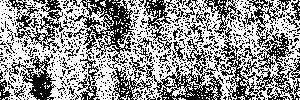
%> input picture Models/data_sim_initial_condition/Control_pre_treatment_Ventral_2.jpg, 300 x 100 px; its folder holds 4 pictures in this run
$ octave main_run_sim_neutral_model.m   (GNU Octave 9; MATLAB toolbox functions it lacks are replaced by stand-ins)
%> lines starting %> are read from the running program, lines starting %| are printed output that depends on the picture
%> further down, im is the input picture: size 100x300x3 uint8; min 0, max 255, mean 147.1
%> `im = double(im2bw(im))+1;`: im: size 100x300 double; values 1 (black) and 2 (white), 57.8% white; black in thin lines or dots
### Models/neutral_model/sim_neutral_model.m
% simulation of neutral model
% compile with codegen for better performance
function [time,sim_grid_t,inds_label,inds_unlabel] = sim_neutral_model(t_max,Nrows,Ncols,rate_division,rate_division_label,p,factor,sim_grid) %#codegen pragma
%> called with t_max = 17, Nrows = 100, Ncols = 300, rate_division = 0.05, rate_division_label = 0.05, p = 0.25, factor = 1
N = ceil(t_max/factor)+1;
time = zeros(N,1);

inds_label = cell(N,1);
inds_unlabel = cell(N,1);
for i = 1:N % ensures arrays are full (for codegen)
    inds_label{i,1} = 0;
    inds_unlabel{i,1} = 0;
end
sim_grid_t = zeros(Nrows,Ncols,N+1);
% cell types are encoded as
% sim_grid = ones(Nrows,Ncols); % unlabelled are 1; labelled > 1
Ntotal = Nrows*Ncols;
active_inds = (1:Ntotal)';
Nactive = Ntotal;

label_inds = find(sim_grid);
%> label_inds = 30000 values from 1 to 30000
Nlabel = numel(label_inds);
%> Nlabel = 30000

Nunlabeled = Nactive - Nlabel;
%> Nunlabeled = 0

unlabeled_inds = setdiff(active_inds,label_inds);
%> unlabeled_inds = []
t = 0;
n = 0;
avg_area = 0;
while t<=t_max
    % write propensity functions for labelled and unlabelled cells
    w0 = Nlabel*rate_division_label;
    w1 = Nunlabeled*rate_division;
    w = w0+w1;
    r=rand();
    if w > 0
        if r<=w0/w
            [sim_grid,Nlabel,label_inds,Nunlabeled,unlabeled_inds] = move_rand(sim_grid,Nrows,Ncols,Nlabel,label_inds,Nunlabeled,unlabeled_inds,p);
        else
            [sim_grid,Nunlabeled,unlabeled_inds,Nlabel,label_inds] = move_rand(sim_grid,Nrows,Ncols,Nunlabeled,unlabeled_inds,Nlabel,label_inds,p);
        end

    end
    t = t - (1/w)*log(1-rand());
    if t > n*factor && n<=N
        n = n + 1;
        time(n) = n*factor;
        sim_grid_t(:,:,n) = sim_grid;
    end
end
%> this loop made 25649 passes
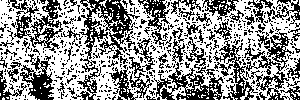
%> sim_grid: size 100x300 double; values 1 (black) and 2 (white), 57.8% white; black in thin lines or dots
end

function [sim_grid,nactive,active_inds,nother,other_inds,inds] = move_rand(sim_grid,Nrows,Ncols,nactive,active_inds,nother,other_inds,p)
% the code allows for introducing a bias in the direction to which a cell
% divides, this is included as:
% p: prob of moving to the right
% q: prob of moving anywhere else
% such that p+3q = 1 [q = (1-p)/3]
x = 3*p/(1-p); % relation between moving to the right or elsewhere
% then we perform an action
i = randsample(numel(active_inds),1);
ind = active_inds(i);
% find indices of the active cell
[row,col] = ind2sub([Nrows,Ncols],ind);
% initialize "move" array with all movement possibilities for the active cell
moves_tmp = [-1,0;1,0;0,-1;0,1];
moves = [];
% find neighbours of the active particle
neighs = [row,col] + moves_tmp;
moves = moves_tmp;
% check boundaries
pos_new_tmp = [row,col] + moves;
% if new pos is outside of system, then do nothing
[i,~] = find(pos_new_tmp(:,1)<1 | pos_new_tmp(:,2)<1 | pos_new_tmp(:,1) > Nrows | pos_new_tmp(:,2) > Ncols);
moves(i,:) = [];
% number of allowed moves
nm = size(moves,1);
if nm>1
    % check boundary conditions
    if any(moves(:,2) == 1) % if any move is right (+1 column), then the move is biased according to p and q
        r = rand();
        % prob of moving to the right (pp: prob of p), normalized to the
        % number of allowed moves.
        pp = 1/(1+(nm-1)/x);
        if r<pp % move to the right
            move = [0,1];
        else % move elsewhere
            imove = randsample(nm-1,1);
            move = moves(imove,:);
        end
    else % if move right is not an option, then choose randomly
        imove = randsample(nm,1);
        move = moves(imove,:);
    end
elseif nm == 1
    move = moves;
else
    move = [0,0];
end
pos_new = [row,col] + move;

indactive = sub2ind([Nrows,Ncols],pos_new(1),pos_new(2));
sim_grid(indactive) = sim_grid(ind);
if  all(active_inds ~= indactive) && any(active_inds == ind) % if
    nactive = nactive+1;
    active_inds = [active_inds;indactive];
    nother = nother - 1;
    other_inds(other_inds == indactive) = [];
end
inds = [indactive,ind];
end % move_rand

### Models/neutral_model/main_run_sim_neutral_model.m
%% This script runs simulations of the neutral model, used to produce
% to reproduce the theory curve shown in Figure 2F
%
% This script runs simulatiosn for the neutral competition model.
%
%% ------------------------------------------------------------------------
%
% 1) Directory with images of initial conditions for the numerical simulations
ic_path = 'data_sim_initial_condition\';

% 2) Directory where simulation results will be saved
work_path = 'output';

imfile = {};
imfile{1} = [ic_path,'Control_pre_treatment_Dorsal_1.jpg'];
imfile{2} = [ic_path,'Control_pre_treatment_Ventral_1.jpg'];
imfile{3} = [ic_path,'Control_pre_treatment_Dorsal_2.jpg'];
imfile{4} = [ic_path,'Control_pre_treatment_Ventral_2.jpg'];

% Simulation parameters
run_sim = 1;
save_files = 1;

nrepeats = 1;
t_max = 17;
factor = 1; % record time
Nrows = 100;
Ncols = 300;
rate_divisions = 0.05;
rate_divisions_fast = rate_divisions;
probs_duplicate = 1;
ps = 0.25; % prob of moving to the right: 0.25 is unbiased rw

param_combos = [];
save_paths = {};
ns = [];
npars = 0;
if run_sim == 1
    for pdup = 1:length(probs_duplicate)
        prob_duplicate = probs_duplicate(pdup);
        for rdiv = 1:length(rate_divisions)
            rate_division = rate_divisions(rdiv);
            for nrdf = 1:length(rate_divisions_fast)
                rate_division_fast = rate_divisions_fast(nrdf);
                for np = 1:length(ps)
                    p = ps(np);
                    npars = npars + 1;
                    param_combos.rate_division(npars) = rate_division;
                    param_combos.rate_division_fast(npars) = rate_division_fast;
                    param_combos.p(npars) = p;
                    param_combos.prob_duplicate(npars) = prob_duplicate;

                    sim_params = containers.Map;
                    sim_params('nrepeats') = nrepeats;
                    sim_params('t_max') = t_max;
                    sim_params('factor') = factor;
                    sim_params('Nrows') = Nrows;
                    sim_params('Ncols') = Ncols;
                    sim_params('rate_division') = rate_division;
                    sim_params('rate_division_fast') = rate_division_fast;
                    sim_params('p') = p;
                    sim_params('prob_duplicate') = prob_duplicate;

                    [exi,save_path] = create_save_folder(work_path,sim_params);
                    save_paths{npars} = save_path;
                    if exi == 0
                        if save_files == 1
                            save([save_path,'sim_params.mat'],'sim_params')
                        end
                        ns(end+1) = npars;
                    end
                    %     end
                    % end
                end
            end
        end
    end
end

if run_sim == 1
    for np=1:length(ns)
        n = ns(np);
        rate_division = param_combos.rate_division(n);
        rate_division_fast = param_combos.rate_division_fast(n);
        p = param_combos.p(n);
        prob_duplicate = param_combos.prob_duplicate(n);
        sim_params = containers.Map;
        sim_params('nrepeats') = nrepeats;
        sim_params('t_max') = t_max;
        sim_params('factor') = factor;
        sim_params('Nrows') = Nrows;
        sim_params('Ncols') = Ncols;
        sim_params('rate_division') = rate_division;
        sim_params('rate_division_fast') = rate_division_fast;
        % sim_params('rate_decay') = rate_decay;
        sim_params('p') = p;
        sim_params('prob_duplicate') = prob_duplicate;
        save_path = save_paths{n};
        if save_files == 1
            parsave_sim_params([save_path,'sim_params.mat'],sim_params)
        end

        for n_rep = 1:nrepeats
            im = [];
            if n_rep < nrepeats/4
                im = imread(imfile{1});
                im = double(im2bw(im))+1;
            elseif n_rep < nrepeats/2
                im = imread(imfile{2});
                im = double(im2bw(im))+1;
            elseif n_rep < 3*nrepeats/4
                im = imread(imfile{3});
                im = double(im2bw(im))+1;
            else
                im = imread(imfile{4});
                im = double(im2bw(im))+1;
            end

            [time,sim_grid_t] = sim_neutral_model(t_max,Nrows,Ncols,rate_division,rate_division_fast,p,factor,im);

            if save_files == 1
                parsave([save_path,'time_',num2str(n_rep.','%04d'),'.mat'],time)
                parsave([save_path,'sim_grid_t_',num2str(n_rep.','%04d'),'.mat'],sim_grid_t)
            end
        end
    end
end

%% ANALYSIS
% Here we load each output and compute void sizes.
fold_paths = find_folders(work_path);
% [34 lines not run here, left out]
function fold_paths = find_folders(work_path)
dinfo = dir(work_path);
dinfo(ismember( {dinfo.name}, {'.', '..','.DS_Store'})) = [];
fold_paths{length(dinfo)} = [];
if ~ispc; slsh = '/'; else; slsh = '\'; end
if ~isempty(dinfo)
    n_strPadded = sprintf( '%05d', 1);
    save_path = [work_path,slsh,n_strPadded,slsh];

    for i = 1:length(dinfo)
        fold = dinfo(i).name;
        fold_paths{i} = [work_path,slsh,fold,slsh];
    end
end
end

function [exi,save_path] = create_save_folder(work_path,newparams)
exi = 0;
save_path =[];
% function save_path = create_save_folder(work_path,parmas)
dinfo = dir(work_path);
dinfo(ismember( {dinfo.name}, {'.', '..','.DS_Store'})) = [];

if ~ispc; slsh = '/'; else; slsh = '\'; end

if length(dinfo) == 0
    n_strPadded = sprintf( '%05d', 1);
    save_path = [work_path,slsh,n_strPadded,slsh];
    mkdir(save_path)
else
    for i = 1:length(dinfo)
        fold = dinfo(i).name;
        load([work_path,slsh,fold,slsh,'sim_params.mat']);
        ks = keys(sim_params);
        check_if_exists = [];
        for j = 1:length(ks)
            if isstr(sim_params(ks{j}))
                check_if_exists(j) = strcmp(sim_params(ks{j}),newparams(ks{j}));
            else
                check_if_exists(j) = all(sim_params(ks{j}) == newparams(ks{j}));
            end
        end

        if all(check_if_exists)
            disp(['Simulation data exists for these parameters: ',dinfo(i).name]);
            exi = 1;
            break
        end
    end

    n = 0;
    if exi == 0
        for i = 1:length(dinfo)
            n(i) = str2num(dinfo(i).name);
        end
        n_strPadded = sprintf( '%05d', max(n) + 1 );
        save_path = [work_path,slsh,n_strPadded,slsh];
        mkdir(save_path)
    end
end
end

function parsave(fname, x)
%> (the run ends here)
